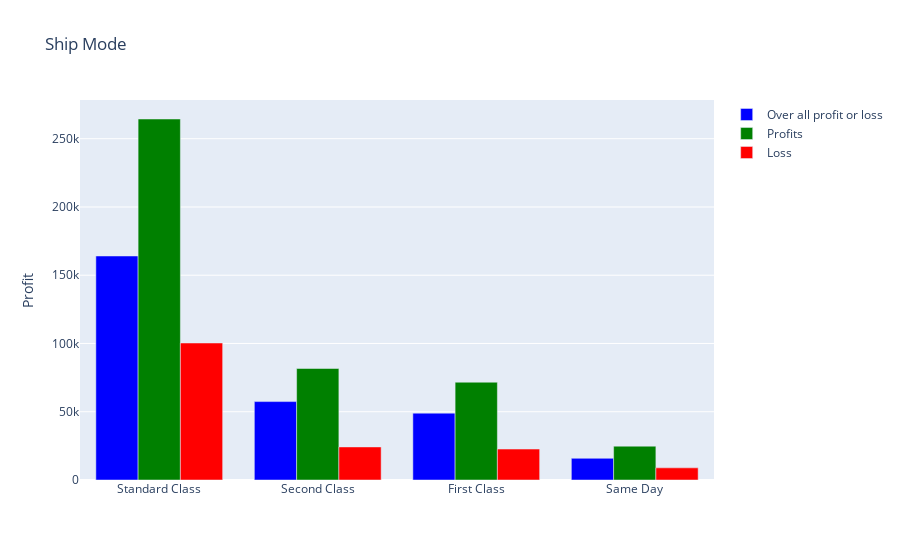
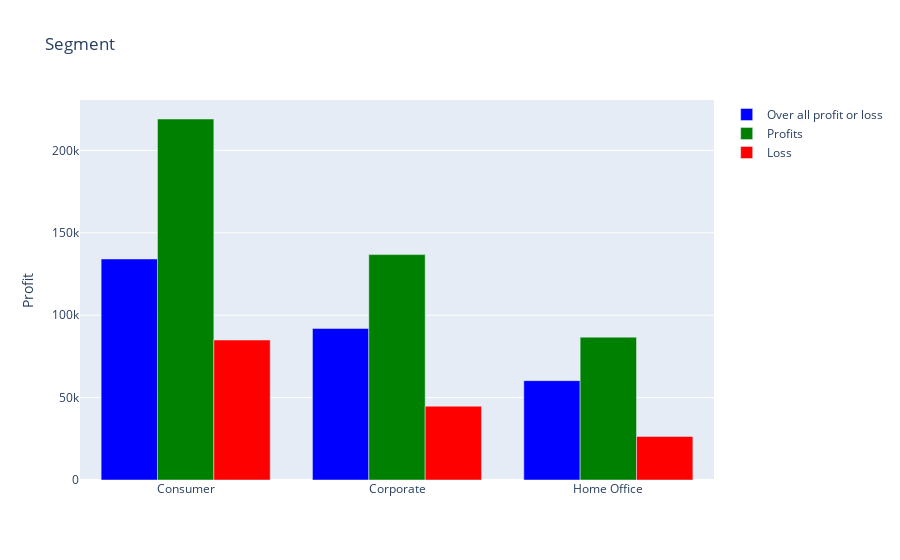
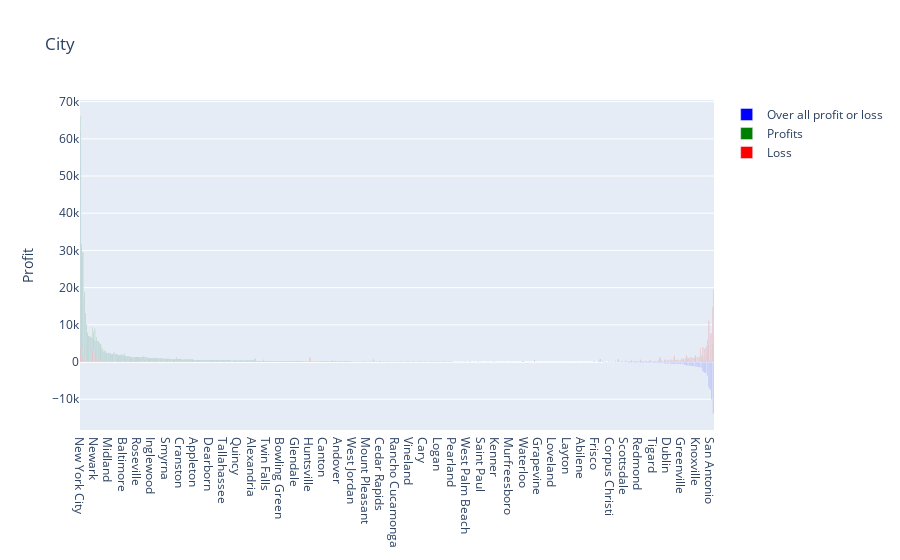
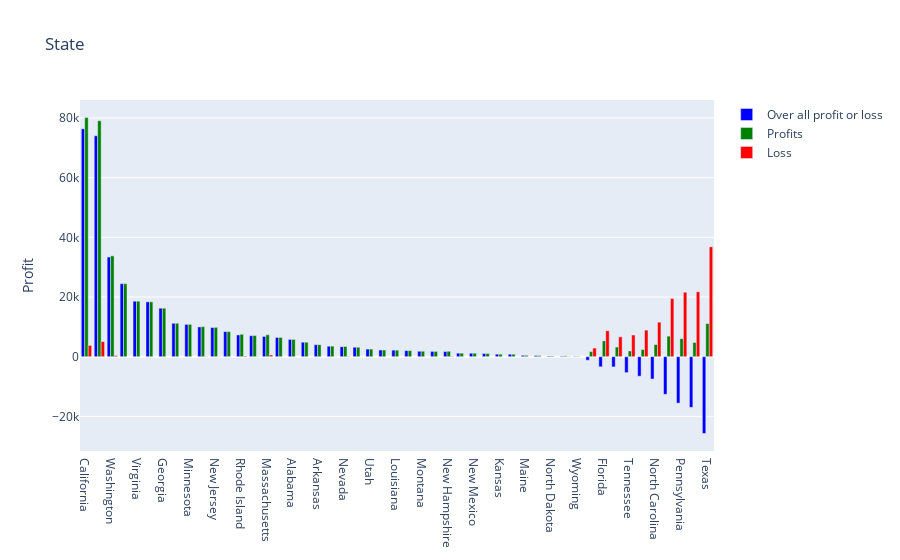

The notebook cell saved with these charts, in order:
### Markdown cell above
## Let's analyse categorical features

### Code cell
DtypeObject = ['Ship Mode', 'Segment', 'City', 'State', 'Region', 'Category', 'Sub-Category']
for k in DtypeObject:

    data  = df[[k, 'Profit']].groupby(k).sum().sort_values('Profit', ascending = False)
    data1 = df[df.Profit > 0][[k, 'Profit']].groupby(k).sum().sort_values('Profit', ascending = False)
    data2= -df[df.Profit < 0][[k, 'Profit']].groupby(k).sum().sort_values('Profit', ascending = False)

    trace = go.Bar(x=data.index, y=data.values.T[0], marker_color = 'blue', name='Over all profit or loss')
    trace1 = go.Bar(x=data1.index, y=data1.values.T[0], marker_color = 'green', name="Profits")
    trace2 = go.Bar(x=data2.index, y=data2.values.T[0], marker_color = 'red', name='Loss')

    layout = go.Layout(title=k,
                   yaxis=dict(title="Profit"))

    fig = go.Figure(data=[trace, trace1, trace2, ], layout=layout)

    if Using_Colab:
      display(HTML(fig.to_html()))
    else:
      iplot(fig)

### Figure 1 — Plotly figure (JSON) as saved in the notebook; plotly's stock layout.template omitted (floating-point values rounded to 4 significant figures)
{"data": [{"marker": {"color": "blue"}, "name": "Over all profit or loss", "type": "bar", "x": ["Standard Class", "Second Class", "First Class", "Same Day"], "y": [164100.0, 57450.0, 48970.0, 15890.0]}, {"marker": {"color": "green"}, "name": "Profits", "type": "bar", "x": ["Standard Class", "Second Class", "First Class", "Same Day"], "y": [264400.0, 81670.0, 71630.0, 24790.0]}, {"marker": {"color": "red"}, "name": "Loss", "type": "bar", "x": ["Same Day", "First Class", "Second Class", "Standard Class"], "y": [8898.0, 22660.0, 24220.0, 100300.0]}], "layout": {"title": {"text": "Ship Mode"}, "yaxis": {"title": {"text": "Profit"}}}}

### Figure 2 — Plotly figure (JSON) as saved in the notebook; plotly's stock layout.template omitted (floating-point values rounded to 4 significant figures)
{"data": [{"marker": {"color": "blue"}, "name": "Over all profit or loss", "type": "bar", "x": ["Consumer", "Corporate", "Home Office"], "y": [134100.0, 91980.0, 60300.0]}, {"marker": {"color": "green"}, "name": "Profits", "type": "bar", "x": ["Consumer", "Corporate", "Home Office"], "y": [219100.0, 136800.0, 86700.0]}, {"marker": {"color": "red"}, "name": "Loss", "type": "bar", "x": ["Home Office", "Corporate", "Consumer"], "y": [26400.0, 44790.0, 84950.0]}], "layout": {"title": {"text": "Segment"}, "yaxis": {"title": {"text": "Profit"}}}}

### Figure 3 — Plotly figure (JSON) as saved in the notebook; plotly's stock layout.template omitted (floating-point values rounded to 4 significant figures; data arrays with more than 128 entries replaced by an {"elided": "..."} marker saying what was removed)
{"data": [{"marker": {"color": "blue"}, "name": "Over all profit or loss", "type": "bar", "x": {"elided": "531 str values"}, "y": {"elided": "531 float values"}}, {"marker": {"color": "green"}, "name": "Profits", "type": "bar", "x": {"elided": "513 str values"}, "y": {"elided": "513 float values"}}, {"marker": {"color": "red"}, "name": "Loss", "type": "bar", "x": {"elided": "229 str values"}, "y": {"elided": "229 float values"}}], "layout": {"title": {"text": "City"}, "yaxis": {"title": {"text": "Profit"}}}}

### Figure 4 — Plotly figure (JSON) as saved in the notebook; plotly's stock layout.template omitted (floating-point values rounded to 4 significant figures)
{"data": [{"marker": {"color": "blue"}, "name": "Over all profit or loss", "type": "bar", "x": ["California", "New York", "Washington", "Michigan", "Virginia", "Indiana", "Georgia", "Kentucky", "Minnesota", "Delaware", "New Jersey", "Wisconsin", "Rhode Island", "Maryland", "Massachusetts", "Missouri", "Alabama", "Oklahoma", "Arkansas", "Connecticut", "Nevada", "Mississippi", "Utah", "Vermont", "Louisiana", "Nebraska", "Montana", "South Carolina", "New Hampshire", "Iowa", "New Mexico", "District of Columbia", "Kansas", "Idaho", "Maine", "South Dakota", "North Dakota", "West Virginia", "Wyoming", "Oregon", "Florida", "Arizona", "Tennessee", "Colorado", "North Carolina", "Illinois", "Pennsylvania", "Ohio", "Texas"], "y": [76380.0, 74040.0, 33400.0, 24460.0, 18600.0, 18380.0, 16250.0, 11200.0, 10820.0, 9977.0, 9773.0, 8402.0, 7286.0, 7031.0, 6786.0, 6436.0, 5787.0, 4854.0, 4009.0, 3511.0, 3317.0, 3173.0, 2547.0, 2245.0, 2196.0, 2037.0, 1833.0, 1769.0, 1707.0, 1184.0, 1157.0, 1060.0, 836.4, 826.7, 454.5, 394.8, 230.1, 185.9, 100.2, -1190.0, -3399.0, -3428.0, -5342.0, -6528.0, -7491.0, -12610.0, -15560.0, -16970.0, -25730.0]}, {"marker": {"color": "green"}, "name": "Profits", "type": "bar", "x": ["California", "New York", "Washington", "Michigan", "Virginia", "Indiana", "Georgia", "Kentucky", "Texas", "Minnesota", "Delaware", "New Jersey", "Wisconsin", "Rhode Island", "Massachusetts", "Maryland", "Illinois", "Missouri", "Pennsylvania", "Alabama", "Florida", "Oklahoma", "Ohio", "North Carolina", "Arkansas", "Connecticut", "Nevada", "Arizona", "Mississippi", "Utah", "Colorado", "Vermont", "Louisiana", "Nebraska", "Tennessee", "Montana", "New Hampshire", "South Carolina", "Oregon", "Iowa", "New Mexico", "District of Columbia", "Kansas", "Idaho", "Maine", "South Dakota", "West Virginia", "North Dakota", "Wyoming"], "y": [80150.0, 79070.0, 33790.0, 24460.0, 18600.0, 18380.0, 16250.0, 11200.0, 11080.0, 10820.0, 10060.0, 9824.0, 8402.0, 7516.0, 7352.0, 7102.0, 6894.0, 6436.0, 6043.0, 5787.0, 5291.0, 4854.0, 4779.0, 4067.0, 4009.0, 3531.0, 3426.0, 3229.0, 3173.0, 2547.0, 2373.0, 2245.0, 2196.0, 2037.0, 1915.0, 1833.0, 1812.0, 1769.0, 1700.0, 1184.0, 1163.0, 1060.0, 836.4, 826.7, 454.5, 394.8, 262.9, 230.1, 100.2]}, {"marker": {"color": "red"}, "name": "Loss", "type": "bar", "x": ["New Mexico", "Connecticut", "New Jersey", "Maryland", "West Virginia", "Delaware", "New Hampshire", "Nevada", "Rhode Island", "Washington", "Massachusetts", "Oregon", "California", "New York", "Arizona", "Tennessee", "Florida", "Colorado", "North Carolina", "Illinois", "Pennsylvania", "Ohio", "Texas"], "y": [5.694, 19.61, 51.29, 71.12, 76.95, 85.9, 105.3, 109.6, 230.2, 387.9, 566.3, 2890.0, 3770.0, 5031.0, 6657.0, 7257.0, 8690.0, 8901.0, 11560.0, 19500.0, 21600.0, 21750.0, 36810.0]}], "layout": {"title": {"text": "State"}, "yaxis": {"title": {"text": "Profit"}}}}
